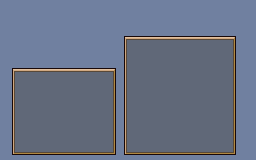

This is a level from a 2D game, rendered from its Tiled map with the project's own tilesets. A one-line summary and the complete map file follow:
An orthogonal 32x20 tile map with 8x8 px tiles, 1 tile layer (Tile Layer 1).

<map version="1.10" tiledversion="1.11.2" orientation="orthogonal" renderorder="right-down" width="32" height="20" tilewidth="8" tileheight="8" infinite="0" nextlayerid="2" nextobjectid="1">
 <tileset firstgid="1" name="MenuTiles" tilewidth="8" tileheight="8" tilecount="128" columns="16">
  <image source="../../Image/Png/MenuTiles.png" width="128" height="64" />
 </tileset>
 <layer id="1" name="Tile Layer 1" width="32" height="20">
  <data encoding="csv">
1,1,1,1,1,1,1,1,1,1,1,1,1,1,1,1,1,1,1,1,1,1,1,1,1,1,1,1,1,1,1,1,
1,1,1,1,1,1,1,1,1,1,1,1,1,1,1,1,1,1,1,1,1,1,1,1,1,1,1,1,1,1,1,1,
1,1,1,1,1,1,1,1,1,1,1,1,1,1,1,1,1,1,1,1,1,1,1,1,1,1,1,1,1,1,1,1,
1,1,1,1,1,1,1,1,1,1,1,1,1,1,1,1,1,1,1,1,1,1,1,1,1,1,1,1,1,1,1,1,
1,1,1,1,1,1,1,1,1,1,1,1,1,1,1,2,3,3,3,3,3,3,3,3,3,3,3,3,3,6,1,1,
1,1,1,1,1,1,1,1,1,1,1,1,1,1,1,7,9,9,9,9,9,9,9,9,9,9,9,9,9,11,1,1,
1,1,1,1,1,1,1,1,1,1,1,1,1,1,1,7,9,9,9,9,9,9,9,9,9,9,9,9,9,11,1,1,
1,1,1,1,1,1,1,1,1,1,1,1,1,1,1,7,9,9,9,9,9,9,9,9,9,9,9,9,9,11,1,1,
1,2,3,3,3,3,3,3,3,3,3,3,3,3,6,7,9,9,9,9,9,9,9,9,9,9,9,9,9,11,1,1,
1,7,9,9,9,9,9,9,9,9,9,9,9,9,11,7,9,9,9,9,9,9,9,9,9,9,9,9,9,11,1,1,
1,7,9,9,9,9,9,9,9,9,9,9,9,9,11,7,9,9,9,9,9,9,9,9,9,9,9,9,9,11,1,1,
1,7,9,9,9,9,9,9,9,9,9,9,9,9,11,7,9,9,9,9,9,9,9,9,9,9,9,9,9,11,1,1,
1,7,9,9,9,9,9,9,9,9,9,9,9,9,11,7,9,9,9,9,9,9,9,9,9,9,9,9,9,11,1,1,
1,7,9,9,9,9,9,9,9,9,9,9,9,9,11,7,9,9,9,9,9,9,9,9,9,9,9,9,9,11,1,1,
1,7,9,9,9,9,9,9,9,9,9,9,9,9,11,7,9,9,9,9,9,9,9,9,9,9,9,9,9,11,1,1,
1,7,9,9,9,9,9,9,9,9,9,9,9,9,11,7,9,9,9,9,9,9,9,9,9,9,9,9,9,11,1,1,
1,7,9,9,9,9,9,9,9,9,9,9,9,9,11,7,9,9,9,9,9,9,9,9,9,9,9,9,9,11,1,1,
1,7,9,9,9,9,9,9,9,9,9,9,9,9,11,7,9,9,9,9,9,9,9,9,9,9,9,9,9,11,1,1,
1,7,9,9,9,9,9,9,9,9,9,9,9,9,11,7,9,9,9,9,9,9,9,9,9,9,9,9,9,11,1,1,
1,27,28,28,28,28,28,28,28,28,28,28,28,28,32,27,28,28,28,28,28,28,28,28,28,28,28,28,28,32,1,1
</data>
 </layer>
</map>
